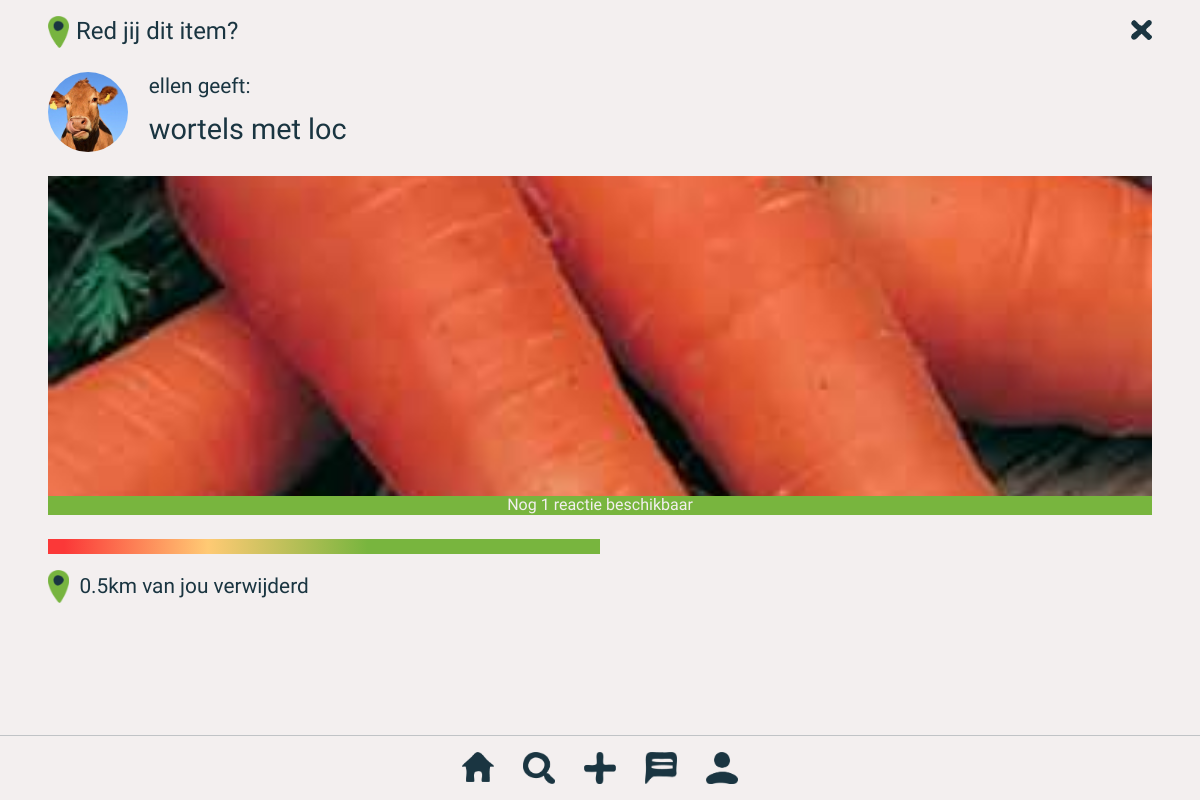
The app's page /individualListing.php?q=20 (signed in) with its own data.
### tables this page shows
CREATE TABLE `listings` (
  `id` int(255) NOT NULL,
  `user_id` int(255) NOT NULL,
  `title` varchar(255) NOT NULL,
  `listing_image` varchar(255) NOT NULL,
  `freshness` int(255) NOT NULL,
  `date` datetime NOT NULL,
  `category` varchar(255) NOT NULL,
  `longitude` varchar(255) NOT NULL,
  `latitude` varchar(255) NOT NULL
);

CREATE TABLE `users` (
  `id` int(255) NOT NULL,
  `username` varchar(255) NOT NULL,
  `password` varchar(255) NOT NULL,
  `email` varchar(255) NOT NULL,
  `profile_picture` varchar(255) NOT NULL DEFAULT 'default.jpg',
  `premium` int(255) NOT NULL DEFAULT '0',
  `reactions` int(11) NOT NULL DEFAULT '2',
  `products_saved` int(255) NOT NULL DEFAULT '0'
);

### classes/User.php (called while the page is built, shortened)
<?php
    class User {
        public static function getUsernameById($userId){
            $conn = Database::getConnection();
            $query = $conn->prepare("SELECT username FROM users WHERE id = :userId");
            $query->bindValue(":userId", $userId);
            $query->execute();
            $id = $query->fetch();
            return $id['username'];
        }
        public static function getProfilePictureById($userId){
            $conn = Database::getConnection();
            $query = $conn->prepare("SELECT profile_picture FROM users WHERE id = :userId");
            $query->bindValue(":userId", $userId);
            $query->execute();
            $id = $query->fetch();
            return $id['profile_picture'];
        }
        public static function getAvailableReactions($userId) {
            $conn = Database::getConnection();
            $query = $conn->prepare("SELECT * FROM users WHERE id = :userId");
            $query->bindValue(":userId", $userId);
            $query->execute();
            $reactions = $query->fetch();
            return $reactions['reactions'];
        }
    }
?>

### classes/Listing.php (called while the page is built, shortened)
<?php
    class Listing {
        public static function getListing($listingId){
            $conn = Database::getConnection();
            $query = $conn->prepare("SELECT * FROM listings WHERE id = :listingId");
            $query->bindValue(":listingId", $listingId);
            $query->execute();
            $listings = $query->fetch();
            return $listings;
        }
    }
?>

### individualListing.php (the view, shortened to what this page needs)
<?php
    $listing = Listing::getListing($_GET['q']);
?>
<!DOCTYPE html>
<html lang="en">
<head>
     <link rel="stylesheet" href="css/normalize.css">
     <link rel="stylesheet" href="css/general.css">
</head>
<body>
    <header>
        <img src="assets/location_dot.png">
        <h2>Red jij dit item?</h2>
        <a href="javascript:javascript:history.go(-1)">
            <img id="exit_icon" src="assets/icons/exit_icon.png">
        </a>
    </header>
    <section id="item_section">
        <div id="item_section_header">
            <img src="profile_pictures/<?php echo User::getProfilePictureById($listing['user_id']); ?>">
            <div>
                <p><?php echo htmlspecialchars(User::getUsernameById($listing['user_id'])); ?> geeft:</p>
                <p><?php echo htmlspecialchars($listing['title']); ?></p>
            </div>
        </div>
        <div id="item_section_image_wrapper">
            <img src="post_uploads/<?php echo htmlspecialchars($listing['listing_image']); ?>">
            <div id="item_section_banner">
                <?php if(User::getAvailableReactions($_SESSION['userId']) == 1): ?>
                    <p>Nog <?php echo htmlspecialchars(User::getAvailableReactions($_SESSION['userId']));?> reactie beschikbaar</p>
                <?php else: ?>
                    <p>Nog <?php echo htmlspecialchars(User::getAvailableReactions($_SESSION['userId']));?> reacties beschikbaar</p>
                <?php endif; ?>
            </div>
        </div>
        <div id="item_section_freshness" style="width:<?php echo 100/100* $listing['freshness'];?>%;">
        </div>
        <div id="item_section_location">
            <img src="assets/icons/list_dot.png">
            <p>0.5km van jou verwijderd</p>
        </div>
        <br><br><br><br><br><br><br><br>
    </section>
    <nav>
        <a href="home.php"><img src="assets/icons/home_icon.png"></a>
        <a href="search.php"><img src="assets/icons/search_icon.png"></a>
        <a href="upload.php"><img src="assets/icons/plus_icon.png"></a>
        <a href="chats.php"><img src="assets/icons/message_icon.png"></a>
        <a href="profile.php"><img src="assets/icons/profile_icon.png"></a>
    </nav>
</body>
</html>

### css/general.css (style rules this page uses)
:root { --offWhite: #F3EFEF; --offBlack: #1A3541; --accentGreen: #78B53E; --placeholderGrey: #C6C9CB; --warningRed: #F66565; --textFont: 'Cabin', sans-serif; --titleFont: 'RocknRoll One', sans-serif; --titleFontSize: 1.9em; --pageTitleFontSize: 1em; --actionBarFontSize: 1.5em; --whiteSpaceOffset: 3em; }
* { font-family: var(--textFont); color: var(--offBlack); }
body { height: 100vh; background-color: var(--offWhite); }
a { color: var(--offBlack); text-decoration: none; }
h1, h2, h3 { font-family: var(--titleFont); font-weight: 300; margin: 0; }
header { background-color: var(--offWhite); position: sticky; top: 0; z-index: 999; display: flex; align-items: center; padding-left: var(--whiteSpaceOffset); padding-top: 1em; padding-bottom: 1em; }
header img { width: 1.3em; }
header h2 { margin-left: 0.3em; font-size: var(--actionBarFontSize); flex-grow: 1; }
#exit_icon, #settings_icon { margin-right: var(--whiteSpaceOffset); }
nav { display: flex; justify-content: center; background-color: var(--offWhite); position:fixed; width:100%; bottom: 0; right: 0; border-top: solid 1px #C0C3C6; }
nav img { width: 2em; padding-top: 1em; padding-bottom: 0.7em; padding-left: 0.9em; padding-right: 0.9em; }
section { display: flex; flex-direction: column; }
#item_section { margin-left: var(--whiteSpaceOffset); margin-right: var(--whiteSpaceOffset); }
#item_section_header { display: flex; flex-direction: row; align-items: center; }
#item_section_header img { width: 5em; height: 5em; border-radius: 50%; object-fit: cover; margin-right: 1.3em; }
#item_section_header div p { font-size: 1.3em; margin-bottom: 0.5em; margin-top: 0.5em; }
#item_section_header div p:last-child { font-size: 1.8em; }
#item_section_image_wrapper { margin-top: 1em; }
#item_section_image_wrapper img { width: 100%; height: 20em; object-fit: cover; display: block; }
#item_section_banner { background-color: var(--accentGreen); }
#item_section_banner p { color: var(--offWhite); text-align: center; margin: 0; }
#item_section_freshness { margin-top: 1.5em; background-image: linear-gradient(90deg, rgba(251,56,56,1) 1em, rgba(255,202,116,1) 10em, var(--accentGreen) 20em);; width: 100%; height: 15px; }
#item_section_location { display: flex; flex-direction: row; align-items: center; }
#item_section_location p { font-size: 1.3em; margin-left: 0.5em; }

### records on screen
listings: user.profile_picture (picture), user.username "ellen", title "wortels met loc", listing_image (picture)
users: reactions "1"
